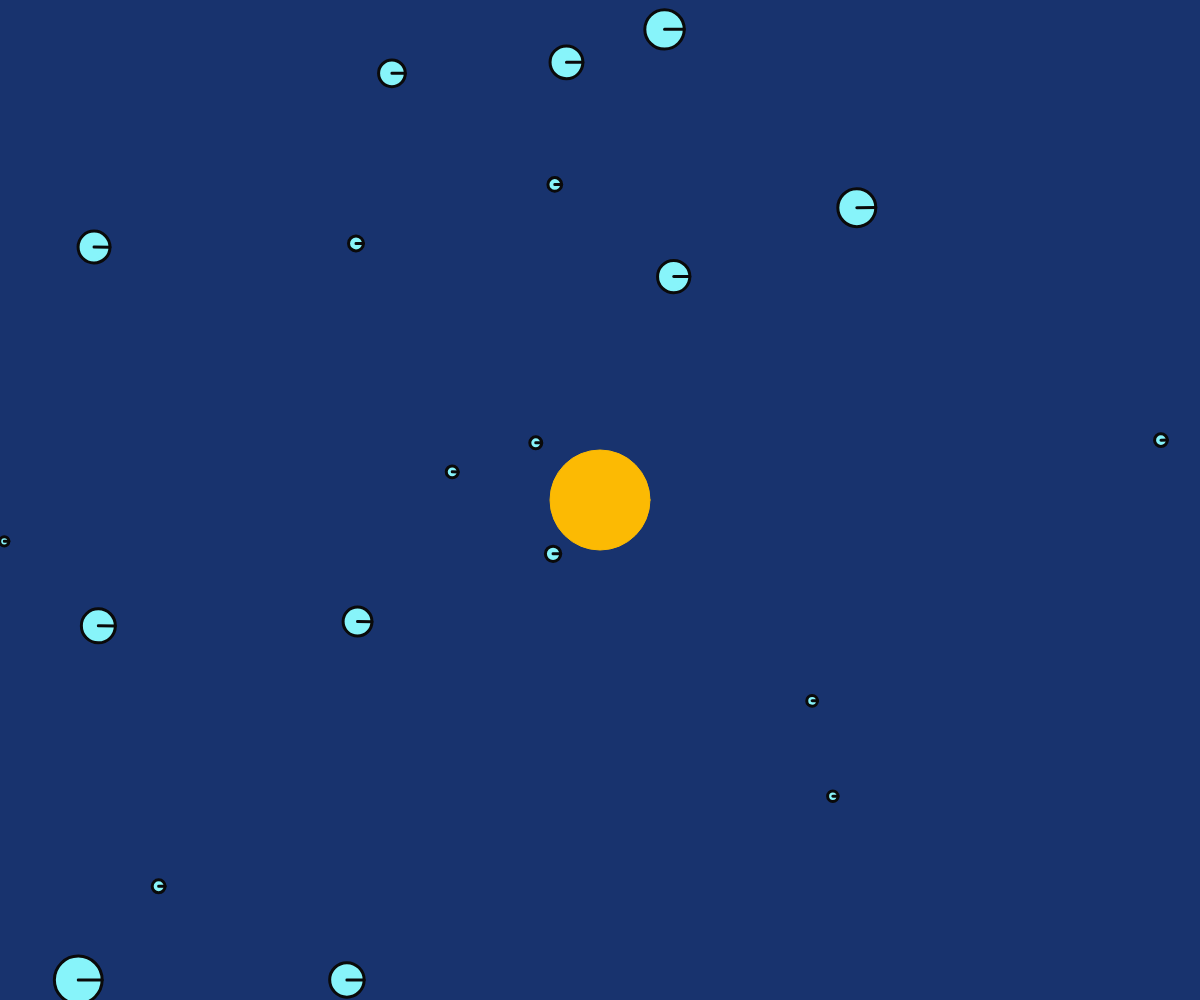
Frame 1 (no input)
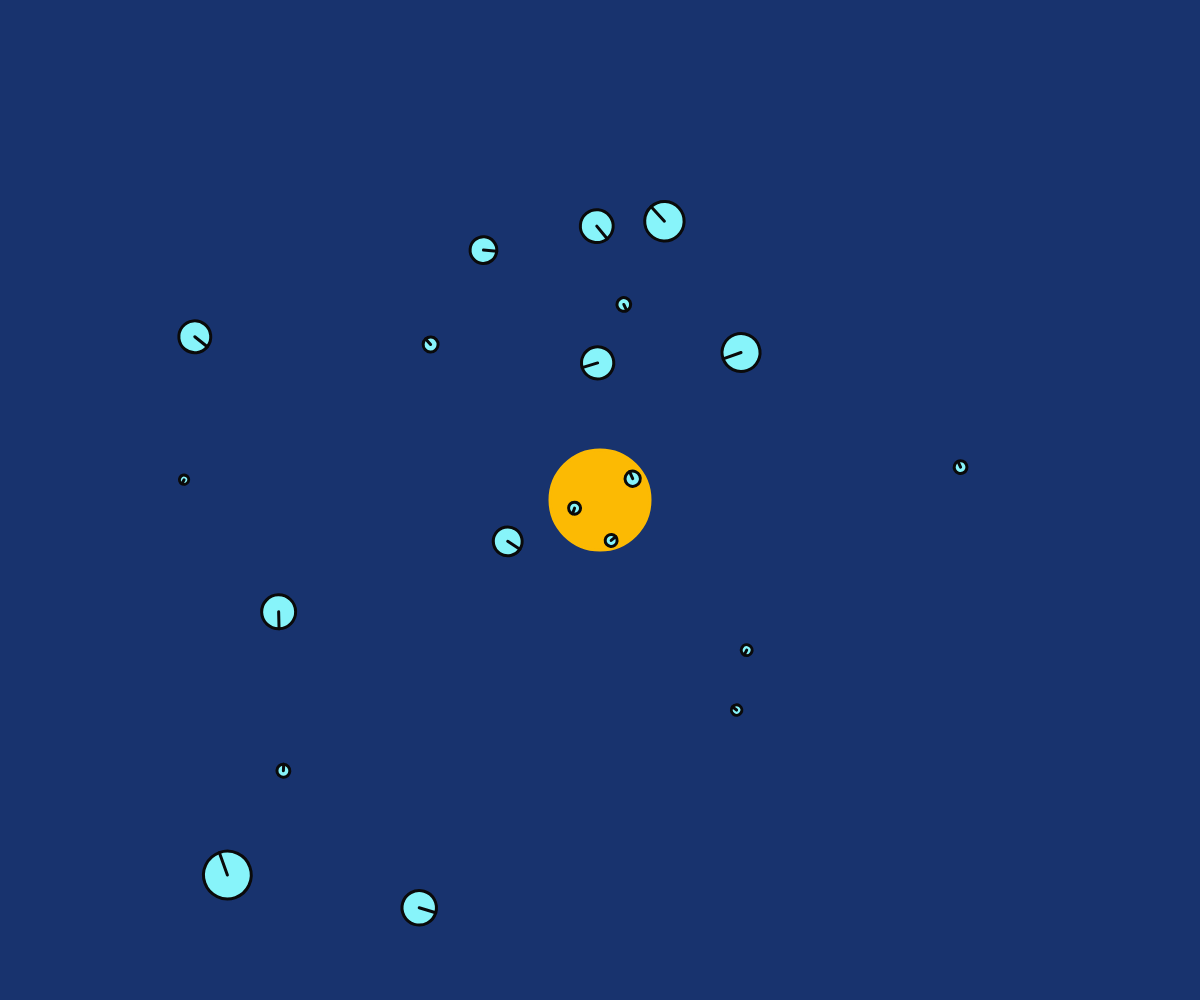
Frame 60 (no input)
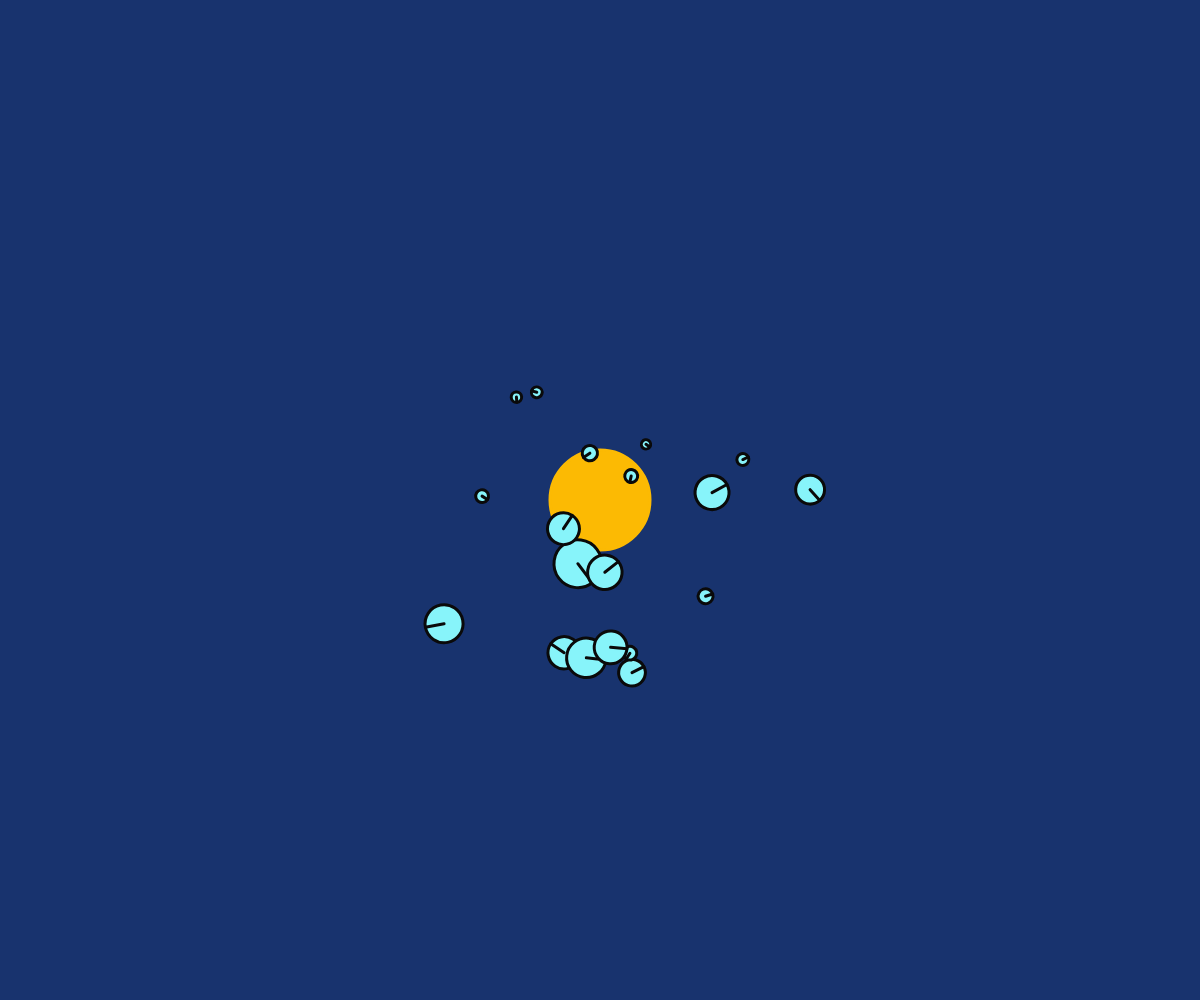
Frame 120 (the mouse pressed at the canvas centre since frame 60)

The p5.js sketch that drew these frames (run headless with seeded random() and noise() and a simulated clock; from frame 60 on, the mouse is pressed at the canvas centre):

// p5.js sketch
// ── sketch.js
let movers = [];
let attractor;

function setup() {
  createCanvas(windowWidth, windowHeight);
  
  for (let i = 0; i < 20; i++) {
    movers.push(new Mover(random(width), random(height), random(0.5, 3)));
  }
  attractor = new Attractor();
}

function draw() {
  background(24, 51, 110);
  
  attractor.display();
  
  for (let mover of movers) {
    
    let force = attractor.attract(mover);
    mover.applyForce(force);
    mover.update();
    mover.show();
  }

}

// ── attractor.js
class Attractor {
  constructor() {
    this.pos = createVector(width / 2, height / 2);
    this.mass = 50;
    this.G = 1;
  }

  attract(mover) {
    // Calculate direction of force
    let force = p5.Vector.sub(this.pos, mover.pos);
    // Distance between objects
    let distance = force.mag();
    // Limiting the distance to eliminate "extreme" results for very close or very far objects
    distance = constrain(distance, 5, 25);

    // Calculate gravitional force magnitude
    let strength = (this.G * this.mass * mover.mass) / (distance * distance);
    // Get force vector --> magnitude * direction
    force.setMag(strength);
    return force;
  }

  // Method to display
  display() {
    ellipseMode(CENTER);
    stroke(252, 186, 3);
    fill(252, 186, 3);
    ellipse(this.pos.x, this.pos.y, this.mass * 2);
  }
}
// ── mover.js
class Mover {
  constructor(x, y, mass) {
    this.pos = createVector(x, y);
    this.vel = createVector(random(-1, 1), random(-1, 1));
    this.acc = createVector();
    this.mass = mass;
    this.radius = this.mass * 8;

    this.angle = 0;
    this.angleVel = 0;
    this.angleAcc = 0.01;
  }

  applyForce(force) {
    let f = p5.Vector.div(force, this.mass);
    this.acc.add(f);
  }

  update() {
    this.vel.add(this.acc);
    this.pos.add(this.vel);

    this.angleAcc = this.acc.x / 10.0; // On dit que l'acc angulaire est égale à l'acc linéaire en x
    this.angleVel += this.angleAcc;
    this.angleVel = constrain(this.angleVel, -0.5, 0.5); // On contraint la vitesse pour ne pas avoir une vitesse de rotation trop élévée
    this.angle += this.angleVel;

    this.acc.mult(0);
  }

  show() {
    stroke(10);
    strokeWeight(3);
    fill(135, 244, 250);

    push();
    translate(this.pos.x, this.pos.y);
    rotate(this.angle);
    circle(0, 0, this.radius * 2);
    line(0, 0, this.radius, 0);
    pop();
  }
}
